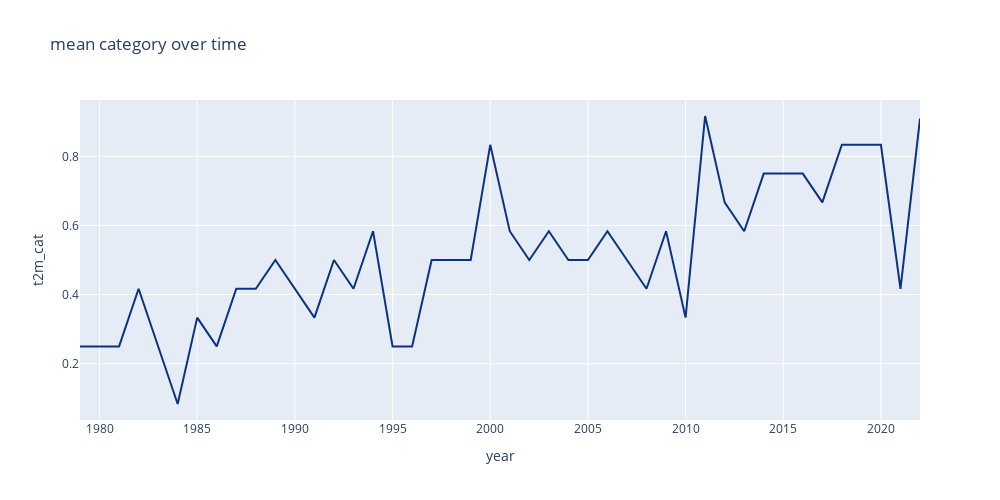

Notebook code for this chart:
### Code cell
df_plot = df[["year", "t2m_cat"]].groupby("year").mean()

fig = px.line(
    data_frame = df_plot,
    y = "t2m_cat",
    x = df_plot.index,
    color_discrete_sequence = plt_style_s,
    title = "mean category over time",

    width = 1000,
    height = 500,
)

fig.show()

del df_plot

### Figure 1 — Plotly figure (JSON) as saved in the notebook; plotly's stock layout.template omitted (floating-point values rounded to 4 significant figures)
{"data": [{"hovertemplate": "year=%{x}<br>t2m_cat=%{y}<extra></extra>", "legendgroup": "", "line": {"color": "rgb(12,51,131)", "dash": "solid"}, "marker": {"symbol": "circle"}, "mode": "lines", "name": "", "orientation": "v", "showlegend": false, "type": "scatter", "x": [1979, 1980, 1981, 1982, 1983, 1984, 1985, 1986, 1987, 1988, 1989, 1990, 1991, 1992, 1993, 1994, 1995, 1996, 1997, 1998, 1999, 2000, 2001, 2002, 2003, 2004, 2005, 2006, 2007, 2008, 2009, 2010, 2011, 2012, 2013, 2014, 2015, 2016, 2017, 2018, 2019, 2020, 2021, 2022], "xaxis": "x", "y": [0.25, 0.25, 0.25, 0.4167, 0.25, 0.08333, 0.3333, 0.25, 0.4167, 0.4167, 0.5, 0.4167, 0.3333, 0.5, 0.4167, 0.5833, 0.25, 0.25, 0.5, 0.5, 0.5, 0.8333, 0.5833, 0.5, 0.5833, 0.5, 0.5, 0.5833, 0.5, 0.4167, 0.5833, 0.3333, 0.9167, 0.6667, 0.5833, 0.75, 0.75, 0.75, 0.6667, 0.8333, 0.8333, 0.8333, 0.4167, 0.9091], "yaxis": "y"}], "layout": {"height": 500, "legend": {"tracegroupgap": 0}, "title": {"text": "mean category over time"}, "width": 1000, "xaxis": {"anchor": "y", "domain": [0, 1], "title": {"text": "year"}}, "yaxis": {"anchor": "x", "domain": [0, 1], "title": {"text": "t2m_cat"}}}}
